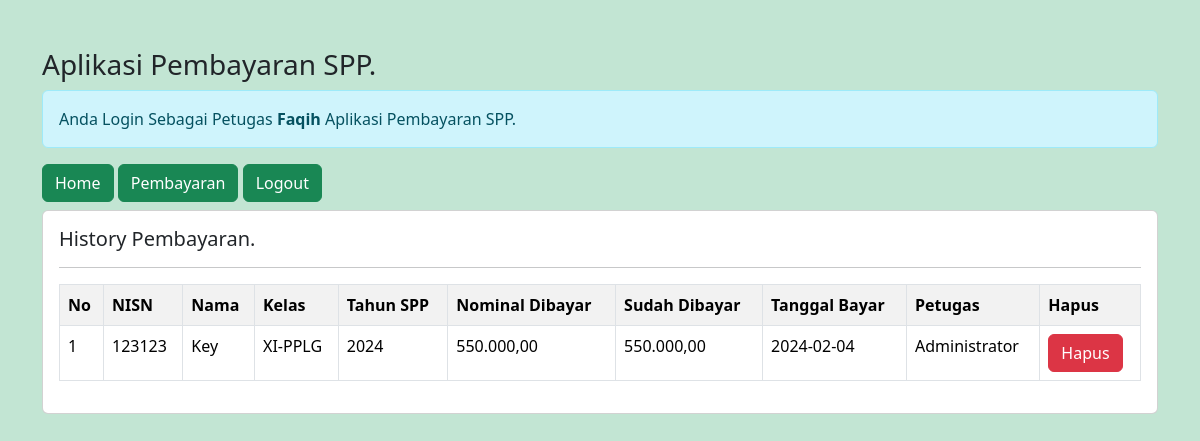
/petugas/petugas.php?url=history-pembayaran&nisn=123123 (signed in), run on the app's committed database.
### tables this page shows
CREATE TABLE `pembayaran` (
  `id_pembayaran` int(11) NOT NULL,
  `id_petugas` int(11) NOT NULL,
  `nisn` int(10) NOT NULL,
  `tgl_bayar` date NOT NULL,
  `bulan_dibayar` varchar(8) NOT NULL,
  `tahun_dibayar` varchar(4) NOT NULL,
  `id_spp` int(11) NOT NULL,
  `jumlah_bayar` int(11) NOT NULL
);

CREATE TABLE `siswa` (
  `nisn` int(10) NOT NULL,
  `nis` char(8) NOT NULL,
  `nama` varchar(35) NOT NULL,
  `id_kelas` int(11) NOT NULL,
  `alamat` text NOT NULL,
  `no_tlp` varchar(13) NOT NULL,
  `id_spp` int(11) NOT NULL
);

CREATE TABLE `kelas` (
  `id_kelas` int(11) NOT NULL,
  `nama_kelas` varchar(10) NOT NULL,
  `kompetensi_keahlian` varchar(50) NOT NULL
);

CREATE TABLE `spp` (
  `id_spp` int(11) NOT NULL,
  `tahun` int(11) NOT NULL,
  `nominal` int(11) NOT NULL
);

CREATE TABLE `petugas` (
  `id_petugas` int(11) NOT NULL,
  `username` varchar(25) NOT NULL,
  `password` varchar(32) NOT NULL,
  `nama_petugas` varchar(35) NOT NULL,
  `level` enum('admin','petugas','','') NOT NULL
);

### petugas/history-pembayaran.php (the view)
<?php
$nisn = $_GET['nisn'];
?>
<h5>History Pembayaran.</h5>
<hr>
<table class="table table-striped table-bordered">
    <tr class="fw-bold">
        <td>No</td>
        <td>NISN</td>
        <td>Nama</td>
        <td>Kelas</td>
        <td>Tahun SPP</td>
        <td>Nominal Dibayar</td>
        <td>Sudah Dibayar</td>
        <td>Tanggal Bayar</td>
        <td>Petugas</td>
        <td>Hapus</td>
    </tr>
    <?php
    include'../koneksi.php';
    $no = 1;
    $sql = "SELECT * FROM pembayaran,siswa,kelas,spp,petugas WHERE pembayaran.nisn=siswa.nisn AND siswa.id_kelas=kelas.id_kelas
    AND pembayaran.id_spp=spp.id_spp AND pembayaran.id_petugas=petugas.id_petugas AND pembayaran.nisn='$nisn' ORDER BY tgl_bayar DESC";
    $query = mysqli_query($koneksi, $sql);
    foreach($query as $data){
        ?>
        <tr>
            <td><?= $no++; ?></td>
            <td><?= $data['nisn'] ?></td>
            <td><?= $data['nama'] ?></td>
            <td><?= $data['nama_kelas'] ?></td>
            <td><?= $data['tahun'] ?></td>
            <td><?= number_format($data['nominal'],2,',','.'); ?></td>
            <td><?= number_format($data['jumlah_bayar'],2,',','.'); ?></td>
            <td><?= $data['tgl_bayar'] ?></td>
            <td><?= $data['nama_petugas'] ?></td>
            <td>
                <a href="?url=hapus-pembayaran&id_pembayaran=<?= $data['id_pembayaran'] ?>" class='btn btn-danger'>Hapus</a>
            </td>
        </tr>
        <?php } ?>
</table>

### data on the page
pembayaran: nisn.nisn "123123", nisn.nama "Key", kelas.nama_kelas "XI-PPLG", spp.tahun "2024", spp.nominal "550.000,00", jumlah_bayar "550.000,00", tgl_bayar "2024-02-04", id_petugas.nama_petugas "Administrator"

### other printed values
$_SESSION['nama_petugas'] "Faqih"
